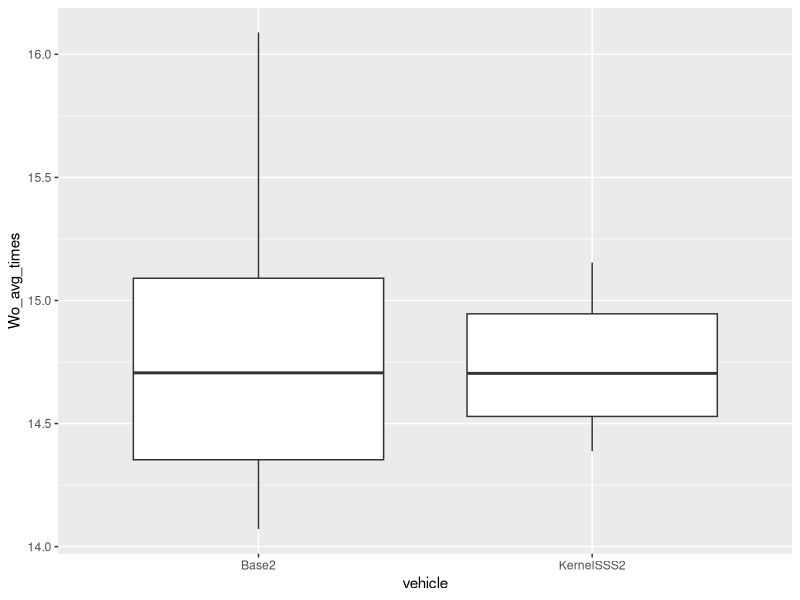

Reproduce this figure in R.
## ---- chunk 1
knitr::opts_chunk$set(echo = FALSE)

data = read.csv("DataTable.csv")

library(ggplot2)
library(dplyr)
library(tidyr)
library(knitr)

## ---- chunk 2
kernel_gen = data %>%
  filter(eval_name=="KernelGen")%>%
  select(map_name, SSS_avg_interventions, SSS_avg_times, SSS_std_dev, SSS_success_rate)
  
kable(kernel_gen)
## ---- chunk 3
reward = data %>%
  filter(eval_name=="RewardTest") %>%
  select(agent_name, rk, constant_reward, SSS_avg_times, SSS_std_dev,  SSS_avg_interventions)%>%
     arrange(agent_name)


kable(reward)
## ---- chunk 4

benchmarks = data %>%
  filter(eval_name=="repeat")%>%
  # filter(Wo_avg_times> 1)%>%
  select(agent_name, SSS_avg_times, Wo_avg_times, Wo_success_rate)%>%
   arrange(desc(agent_name))

kable(benchmarks)

## ---- chunk 5

data %>%
  filter(eval_name=="repeat")%>%
  filter(Wo_avg_times>6)%>%
  select(agent_name, Wo_avg_times, Wo_success_rate, vehicle)%>%
  ggplot(aes(x=vehicle, y=Wo_avg_times, group=vehicle))+
  geom_boxplot()
  # coord_cartesian(ylim = c(1, 20))

b =  data %>%
  filter(eval_name=="repeat")%>%
  filter(Wo_avg_times>6)%>%
  select(Wo_avg_times, vehicle, agent_name)%>%
  pivot_wider(names_from = vehicle, values_from = Wo_avg_times)
  # group_by(vehicle)
  
summary(b)
## ---- chunk 6

benchmarks = data %>%
  filter(eval_name=="benchmark")%>%
  select(vehicle, map_name, Wo_avg_times, Wo_std_dev)%>%
   arrange(desc(vehicle)) %>%
  pivot_wider(names_from = map_name, values_from = c(Wo_avg_times, Wo_std_dev))

#TODO: get map name then use pivot wider to compare accross maps.

kable(benchmarks)

